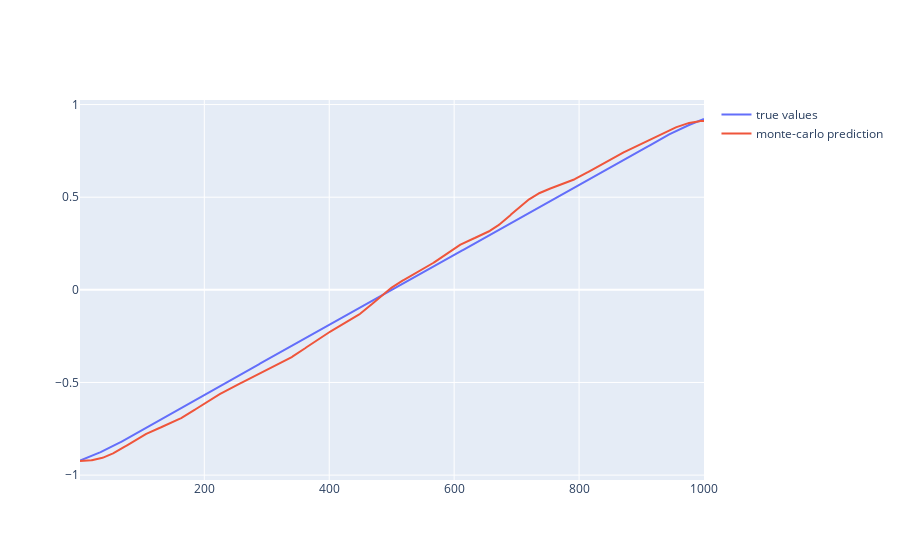

The cell this chart's notebook holds for it:
### Code cell
fig = go.Figure()
s = list(range(1000))
fig.add_trace(
    go.Scatter(x=[i + 1 for i in s], y=true_values, mode="lines", name="true values")
)
fig.add_trace(
    go.Scatter(
        x=[i + 1 for i in s],
        y=[agent.predict(i) for i in s],
        mode="lines",
        name="monte-carlo prediction",
    )
)
fig.show()

### Figure 1 — Plotly figure (JSON) as saved in the notebook; plotly's stock layout.template omitted (floating-point values rounded to 4 significant figures; data arrays with more than 128 entries replaced by an {"elided": "..."} marker saying what was removed)
{"data": [{"mode": "lines", "name": "true values", "type": "scatter", "x": {"elided": "1000 int values"}, "y": {"elided": "1000 float values"}}, {"mode": "lines", "name": "monte-carlo prediction", "type": "scatter", "x": {"elided": "1000 int values"}, "y": {"elided": "1000 float values"}}], "layout": {}}
